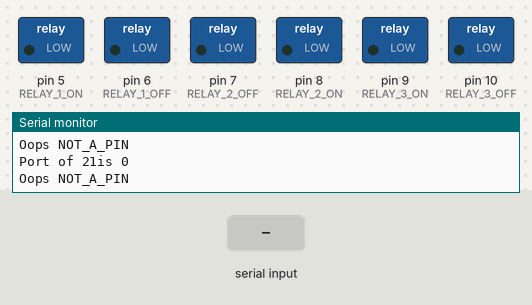
The sketch below on a simulated Arduino Nano, built with avr-gcc and run on an emulated ATmega328P. On the bench: switched loads named in the sketch (green lamp = pin HIGH), the last lines printed to the serial monitor. The test bench sets the inputs (shaded band).

Above: at 1.3 s.
1.4 s: "0" received over Serial
At 2.3 s:
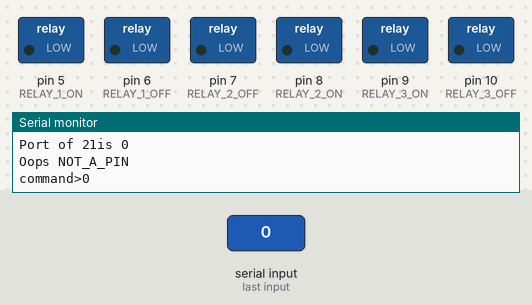
2.9 s: "1" received over Serial
At 3.4 s:
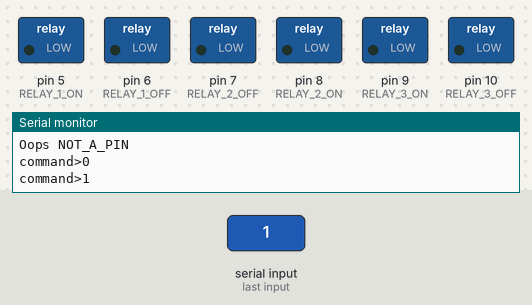
4.4 s: "2" received over Serial
At 5.6 s:
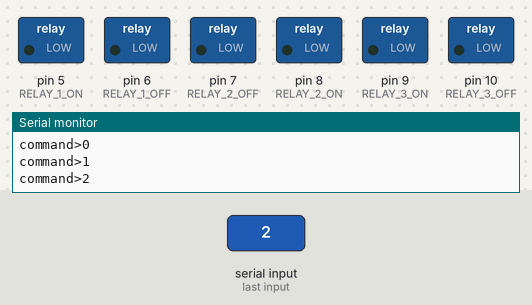
5.9 s: "3" received over Serial
At 6.9 s:
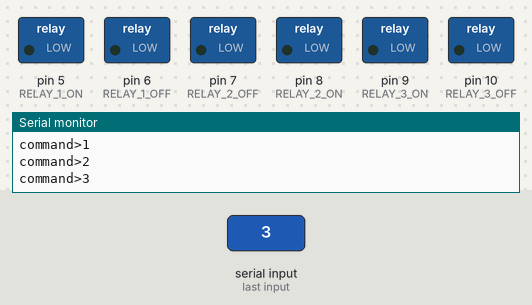
7.4 s: "4" received over Serial
At 8.0 s:
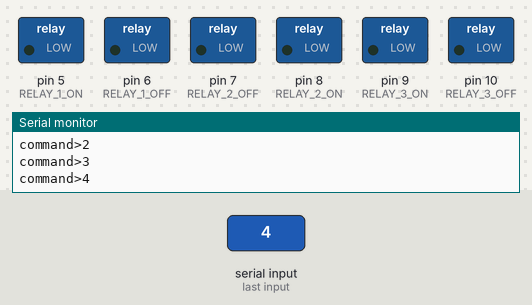
8.9 s: "5" received over Serial
At 10.4 s:
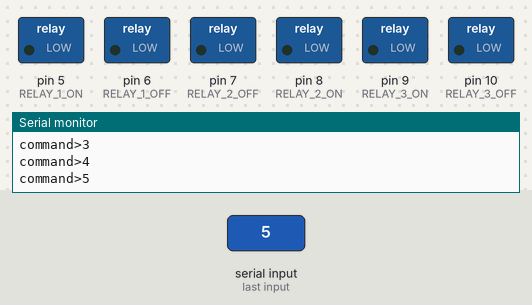
Timing chart, 0 to 11.4 s (numbered marks = the images above; inputs shaded):
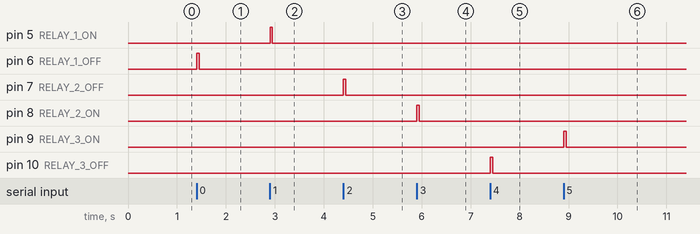

Measured:
- after the input at 1.4 s, pin 6 (RELAY_1_OFF): LOW → HIGH at once, → LOW 0.05 s later
- after the input at 2.9 s, pin 5 (RELAY_1_ON): LOW → HIGH at once, → LOW 0.05 s later
- after the input at 4.4 s, pin 7 (RELAY_2_OFF): LOW → HIGH at once, → LOW 0.05 s later
- after the input at 5.9 s, pin 8 (RELAY_2_ON): LOW → HIGH at once, → LOW 0.05 s later
- after the input at 7.4 s, pin 10 (RELAY_3_OFF): LOW → HIGH at once, → LOW 0.05 s later
- after the input at 8.9 s, pin 9 (RELAY_3_ON): LOW → HIGH at once, → LOW 0.05 s later

The sketch:

Spike_SwitchRelays.ino
```cpp
#include <Arduino.h>
#include <Wire.h>

#define Sense_L A0
#define Sense_1 A1
#define Sense_2 A2

#define RELAY_1_OFF  6
#define RELAY_1_ON   5
#define RELAY_2_OFF  7
#define RELAY_2_ON   8
#define RELAY_3_OFF 10
#define RELAY_3_ON   9

#define LED_A    A6
#define LED_B    A7


void setup() {
   Serial.begin(9600);
   Serial.println("** Spike Relays **");
   Wire.begin(0x8);

   checkPin(RELAY_1_OFF);
   checkPin(RELAY_2_OFF);
   checkPin(RELAY_3_OFF);
   checkPin(A0);
   checkPin(A1);
   checkPin(LED_A);
   checkPin(LED_B);


   pinMode(Sense_L, INPUT_PULLUP);
   pinMode(Sense_1, INPUT_PULLUP);
   pinMode(Sense_2, INPUT_PULLUP);

   pinMode(RELAY_1_OFF, OUTPUT);
   pinMode(RELAY_1_ON, OUTPUT);
   pinMode(RELAY_2_OFF, OUTPUT);
   pinMode(RELAY_2_ON, OUTPUT);
   pinMode(RELAY_3_OFF, OUTPUT);
   pinMode(RELAY_3_ON, OUTPUT);

   pinMode(LED_A, OUTPUT);
   pinMode(LED_B, OUTPUT);

   digitalWrite(RELAY_1_OFF, LOW);
   digitalWrite(RELAY_1_ON, LOW);
   digitalWrite(RELAY_2_OFF, LOW);
   digitalWrite(RELAY_2_ON, LOW);
   digitalWrite(RELAY_3_OFF, LOW);
   digitalWrite(RELAY_3_ON, LOW);
}

/*
void loop() {
   digitalWrite(RELAY_3_OFF, HIGH);

   delay(50);
   digitalWrite(RELAY_3_OFF, LOW);
   delay(200);
}
*/


void loop() {
   if (Serial.available() > 0) {
      char command = Serial.read();
      Serial.print("command>");
      Serial.println(command);
      switch(command) {
         case '0' : toggle(RELAY_1_OFF); break;
         case '1' : toggle(RELAY_1_ON); break;
         case '2' : toggle(RELAY_2_OFF); break;
         case '3' : toggle(RELAY_2_ON); break;
         case '4' : toggle(RELAY_3_OFF); break;
         case '5' : toggle(RELAY_3_ON); break;

         case '6' : digitalWrite(LED_A, LOW); break;
         case '7' : digitalWrite(LED_A, HIGH); break;
         case '8' : digitalWrite(LED_B, LOW); break;
         case '9' : digitalWrite(LED_A, HIGH); break;

         case '?' : status(); break;
         default: Serial.println("unknown commad");
      }
   }
}


void toggle(uint8_t pin) {
   digitalWrite(pin, HIGH);
   delay(50);
   digitalWrite(pin, LOW);
}

void status() {
   Serial.print("Sense_L = ");
   Serial.println(digitalRead(Sense_L));
   Serial.print("Sense_1 = ");
   Serial.println(digitalRead(Sense_1));
   Serial.print("Sense_2 = ");
   Serial.println(digitalRead(Sense_2));
}


void checkPin(uint8_t pin) {

   uint8_t bit = digitalPinToBitMask(pin);
   uint8_t port = digitalPinToPort(pin);
   volatile uint8_t *reg, *out;

   Serial.print("Port of ");Serial.print(pin);Serial.print("is ");Serial.println(port);

   if (port == NOT_A_PIN) {
      Serial.println("Oops NOT_A_PIN");
      return;
   }

   Serial.println("OK");
}
```
